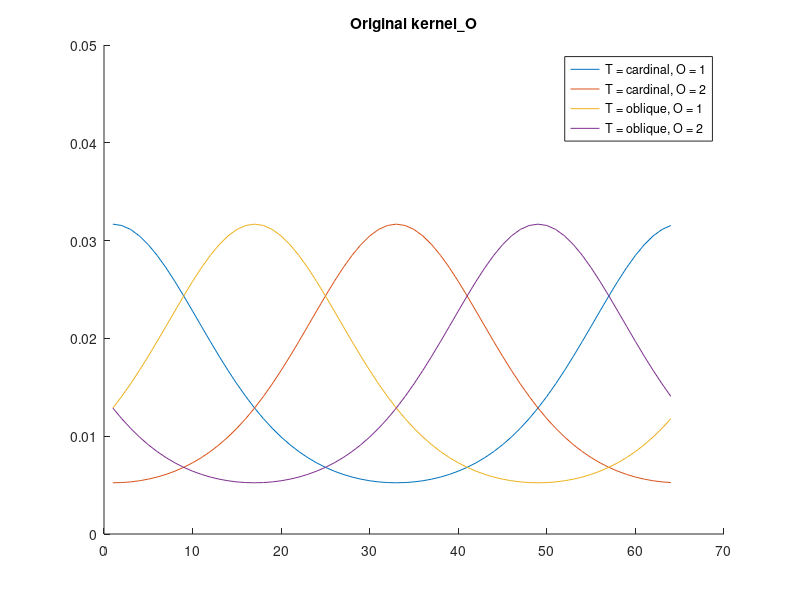
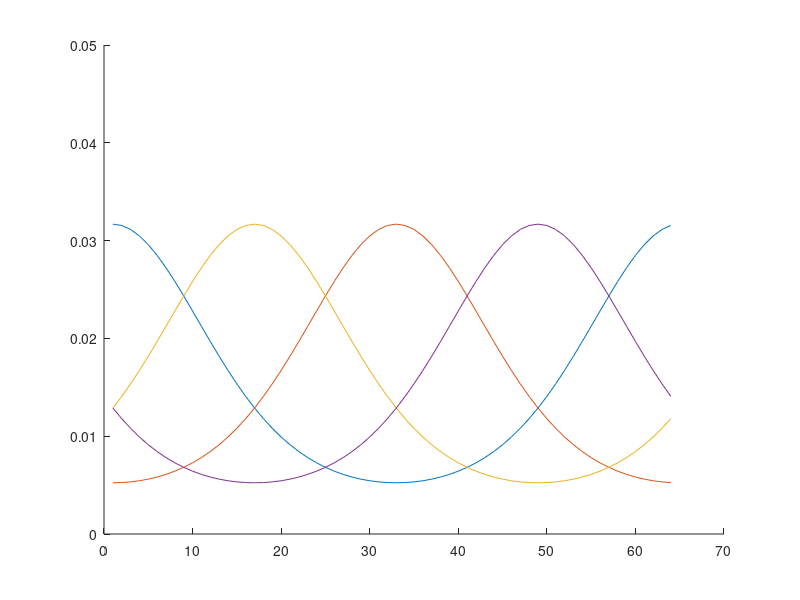

Recreate these plots in MATLAB, in order. (Note: this script raises an error after producing the figures.)
clear all
clc
close all
%% parameter setting
G.nT = 2;
G.number_orientations = 2;
G.number_locations = 1;
G.dimension_G = 64;

G.kappa_O = [0.9 0.1]; % attended and unattended
G.kappa_G = 3;
G.pO = ones(1,G.number_orientations)/G.number_orientations; % orientations prior (uniform)
G.pL = ones(1,G.number_locations)/G.number_locations; % locations prior (uniform)
G.phi_O = [(0:2:2*(G.number_orientations-1));...
             (1:2:2*G.number_orientations-1)] * pi/2/G.number_orientations;
dimG = G.dimension_G;
G.phi_g = (0:dimG-1) / dimG * pi;

%% single T (original code)
% dimension 1 is [attended, unattended], the rest are self-explanatory
kernel_O = zeros([2 G.nT, G.number_orientations dimG]);
% normalization such that sum over g of p(g | O) is 1 (on average one g is
% 'on' at a time)
norm_kernel_O = 1 ./ besseli(0, G.kappa_O) / dimG;
for T = 1:G.nT
    for O = 1:G.number_orientations
       
            % same for 'discrimination' and 'detection' tasks here
            delta_cos = cos(2 * (G.phi_O(T,O) - G.phi_g));
       
        
        % the difference between attended and unattended is in the width of
        % the von Mises, controlled by kappa_O (see S_Exp_Para)
        kernel_O(1,T,O,:) = norm_kernel_O(1) * exp(G.kappa_O(1)*delta_cos);
        kernel_O(2,T,O,:) = norm_kernel_O(2) * exp(G.kappa_O(2)*delta_cos);
    end
end
kernel_O(kernel_O > 1) = 1;

figure; hold on

plot(squeeze(kernel_O(1,1,1,:))); 
plot(squeeze(kernel_O(1,1,2,:)));
plot(squeeze(kernel_O(1,2,1,:))); 
plot(squeeze(kernel_O(1,2,2,:)));
ylim([0,0.05])

legend('T = cardinal, O = 1',...
       'T = cardinal, O = 2',...
       'T = oblique, O = 1',...
       'T = oblique, O = 2')

title('Original kernel_O','Interpreter','none')
%% two T, define two kernels
kernel_O_cardinal = zeros([2, 1, G.number_orientations, dimG]);
kernel_O_oblique  = zeros([2, 1, G.number_orientations, dimG]);
 % normalization such that sum over g of p(g | O) is 1 (on average one g is
% 'on' at a time)
norm_kernel_O = 1 ./ besseli(0, G.kappa_O) / dimG;
for O = 1:G.number_orientations
    delta_cos = cos(2 * (G.phi_O(1,O) - G.phi_g)); % the first row in phi_O corresponds to the cardinal task
        
    kernel_O_cardinal(1,1,O,:) = norm_kernel_O(1) * exp(G.kappa_O(1)*delta_cos);
    kernel_O_cardinal(2,1,O,:) = norm_kernel_O(2) * exp(G.kappa_O(2)*delta_cos);
end

for O = 1:G.number_orientations
    delta_cos = cos(2 * (G.phi_O(2,O) - G.phi_g)); % the second row in phi_O corresponds to the oblique task
        
    kernel_O_oblique(1,1,O,:) = norm_kernel_O(1) * exp(G.kappa_O(1)*delta_cos);
    kernel_O_oblique(2,1,O,:) = norm_kernel_O(2) * exp(G.kappa_O(2)*delta_cos);
end
kernel_O_uniform  = ones([2, 1, G.number_orientations, dimG]);
%%% define a uniform kernel (no task is on)
kernel_O_uniform             = kernel_O_uniform ./ besseli(0, 0) / dimG/2;

figure
hold on
plot(squeeze(kernel_O_cardinal(1,1,1,:))); 
plot(squeeze(kernel_O_cardinal(1,1,2,:)));
plot(squeeze(kernel_O_oblique(1,1,1,:))); 
plot(squeeze(kernel_O_oblique(1,1,2,:)));
ylim([0,0.05])
%%
ori = G.phi_g / pi * 180;
figure
T_cardinal = 1; T_oblique = 0; O = 1;
option = 'use-T';
posterior_cardinal = 0.5; posterior_oblique = 0.5;
kernel_O_use = get_kernel_O_use(kernel_O_cardinal,kernel_O_oblique, T_cardinal, T_oblique, O, posterior_cardinal, posterior_oblique,option);
plot(ori, squeeze(kernel_O_use),'Linewidth',2); hold on


T_cardinal = 0; T_oblique = 1; O = 1;
option = 'use-T';
posterior_cardinal = 0.5; posterior_oblique = 0.5;
kernel_O_use = get_kernel_O_use(kernel_O_cardinal,kernel_O_oblique, T_cardinal, T_oblique, O, posterior_cardinal, posterior_oblique,option);
plot(ori, squeeze(kernel_O_use),'Linewidth',2); hold on

T_cardinal = 0; T_oblique = 0; O = 1;
option = 'use-T';
posterior_cardinal = 0.5; posterior_oblique = 0.5;
kernel_O_use = get_kernel_O_use(kernel_O_cardinal,kernel_O_oblique, T_cardinal, T_oblique, O, posterior_cardinal, posterior_oblique,option);
plot(ori, squeeze(kernel_O_use),'Linewidth',2); hold on

T_cardinal = 1; T_oblique = 1; O = 1;
option = 'use-T';
posterior_cardinal = 0.5; posterior_oblique = 0.5;
kernel_O_use = get_kernel_O_use(kernel_O_cardinal,kernel_O_oblique, T_cardinal, T_oblique, O, posterior_cardinal, posterior_oblique,option);
plot(ori, squeeze(kernel_O_use),'Linewidth',2); hold on


set(gca,'fontsize',18);
xlabel('Orientation'); ylabel('Probability');
title('Kernel O, O = 1')
legend('T_{cardinal} = 1, T_{oblique} = 0',...
        'T_{cardinal} = 0, T_{oblique} = 1',...
         'T_{cardinal} = 0, T_{oblique} = 0',...
         'T_{cardinal} = 1, T_{oblique} = 1')
%%
ori = G.phi_g / pi * 180;
figure
T_cardinal = 1; T_oblique = 0; 
kernel_O_use = get_kernel_O_use_dual(kernel_O_cardinal, kernel_O_oblique,kernel_O_uniform, T_cardinal, T_oblique);
plot(ori, squeeze(kernel_O_use(1,1,1,:)),'Linewidth',2); hold on
sum(kernel_O_use(1,1,1,:))

T_cardinal = 0; T_oblique = 1; 
kernel_O_use = get_kernel_O_use_dual(kernel_O_cardinal, kernel_O_oblique,kernel_O_uniform, T_cardinal, T_oblique);
plot(ori, squeeze(kernel_O_use(1,1,1,:)),'Linewidth',2); hold on
sum(kernel_O_use(1,1,1,:))

T_cardinal = 0; T_oblique = 0; 
kernel_O_use = get_kernel_O_use_dual(kernel_O_cardinal, kernel_O_oblique,kernel_O_uniform, T_cardinal, T_oblique);
plot(ori, squeeze(kernel_O_use(1,1,1,:)),'Linewidth',2); hold on
sum(kernel_O_use(1,1,1,:))

T_cardinal = 1; T_oblique = 1; 
kernel_O_use = get_kernel_O_use_dual(kernel_O_cardinal, kernel_O_oblique,kernel_O_uniform, T_cardinal, T_oblique);
plot(ori, squeeze(kernel_O_use(1,1,1,:)),'Linewidth',2); hold on
sum(kernel_O_use(1,1,1,:))

set(gca,'fontsize',18);
xlabel('Orientation'); ylabel('Probability');
title('Kernel O, O = 1')
legend('T_{cardinal} = 1, T_{oblique} = 0',...
        'T_{cardinal} = 0, T_{oblique} = 1',...
         'T_{cardinal} = 0, T_{oblique} = 0',...
         'T_{cardinal} = 1, T_{oblique} = 1')
%% winner take all


function kernel_O_use = get_kernel_O_use(kernel_O_cardinal,kernel_O_oblique, T_cardinal, T_oblique, O, posterior_cardinal, posterior_oblique,option)
attn = 1;
dimG = size(kernel_O_cardinal,4);
switch option
    case 'weighted-avg'
        %%%% 1. just use weighted average based on posteriors, regardless T_cardinal and T_oblique
        kernel_O_use = (kernel_O_cardinal(attn,1,O,:) * posterior_cardinal + kernel_O_oblique(attn,1,O,:) * posterior_oblique) / (posterior_cardinal + posterior_oblique);
    case 'winner-take-all'
        %%%% 2. Use posterior in a winner-take-all manner
        if posterior_cardinal > posterior_oblique
            kernel_O_use = kernel_O_cardinal(attn,1,O,:);
        else
            kernel_O_use = kernel_O_oblique(attn,1,O,:);
        end
    case 'use-T'
        % %%%% 3. Use the T variables, do not use the posterior
        % if T_cardinal == 1 & T_oblique == 0
        %     kernel_O_use = kernel_O_cardinal(attn,1,O,:);
        % elseif T_cardinal == 0 & T_oblique == 1
        %     kernel_O_use = kernel_O_oblique(attn,1,O,:);
        % elseif T_cardinal == 0 & T_oblique == 0
        %     % uniform profile?
        %     norm_kernel_O = 1 ./ besseli(0, 0) / dimG;
        %     kernel_O_use = norm_kernel_O * exp(0 .* kernel_O_cardinal(attn,1,O,:));
        % elseif T_cardinal == 1 & T_oblique == 1
        %     % just average
        %     kernel_O_use = kernel_O_cardinal(attn,1,O,:) + kernel_O_oblique(attn,1,O,:);
        % end

        kernel_O_use = kernel_O_cardinal(attn,1,O,:) * T_cardinal + kernel_O_oblique(attn,1,O,:) * T_oblique + ...
                    (1 - T_cardinal) * (1 - T_oblique) * exp(0 .* kernel_O_cardinal(attn,1,O,:)) * 1 ./ besseli(0, 0) / dimG;
    case 'use-T-posterior'
        %%% 4. Use posterior in a winner-take-all manner only when two Ts
        %%% are the same
        if T_cardinal == 1 & T_oblique == 0
            kernel_O_use = kernel_O_cardinal(attn,1,O,:);
        elseif T_cardinal == 0 & T_oblique == 1
            kernel_O_use = kernel_O_oblique(attn,1,O,:);
        else
            if posterior_cardinal > posterior_oblique
                kernel_O_use = kernel_O_cardinal(attn,1,O,:);
            else
                kernel_O_use = kernel_O_oblique(attn,1,O,:);
            end
        end
end
end


function  kernel_O_use = get_kernel_O_use_dual(kernel_O_cardinal, kernel_O_oblique,kernel_O_uniform, T_cardinal, T_oblique)

%%%%% By Shizhao Liu 11/20/2025. Get the kernel_O to use under
%%%%% dual-task-switching mode, based on pre-defined kernel_O_cardinal,
%%%%% kernel_O_oblique, and the samples of two task variable T.

%%%%% This line of code is equivalent to:
% % if T_cardinal == 1 & T_oblique == 0
% %     % Just like cardinal
% %     kernel_O_use = kernel_O_cardinal + kernel_O_uniform;
% % elseif T_cardinal == 0 & T_oblique == 1
% %     % Just like oblique
% %     kernel_O_use = kernel_O_oblique + kernel_O_uniform;
% % elseif T_cardinal == 0 & T_oblique == 0
% %     % Uniform profile
% %     kernel_O = kernel_O_uniform + kernel_O_uniform;
% %     
% % elseif T_cardinal == 1 & T_oblique == 1
% %     % Sum of two kernels
% %     kernel_O_use = kernel_O_cardinal + kernel_O_oblique;
% % end
kernel_O_use = kernel_O_cardinal * T_cardinal + kernel_O_oblique * T_oblique + ...
            (1 - T_cardinal) * kernel_O_uniform +  (1 - T_oblique) * kernel_O_uniform;
end
